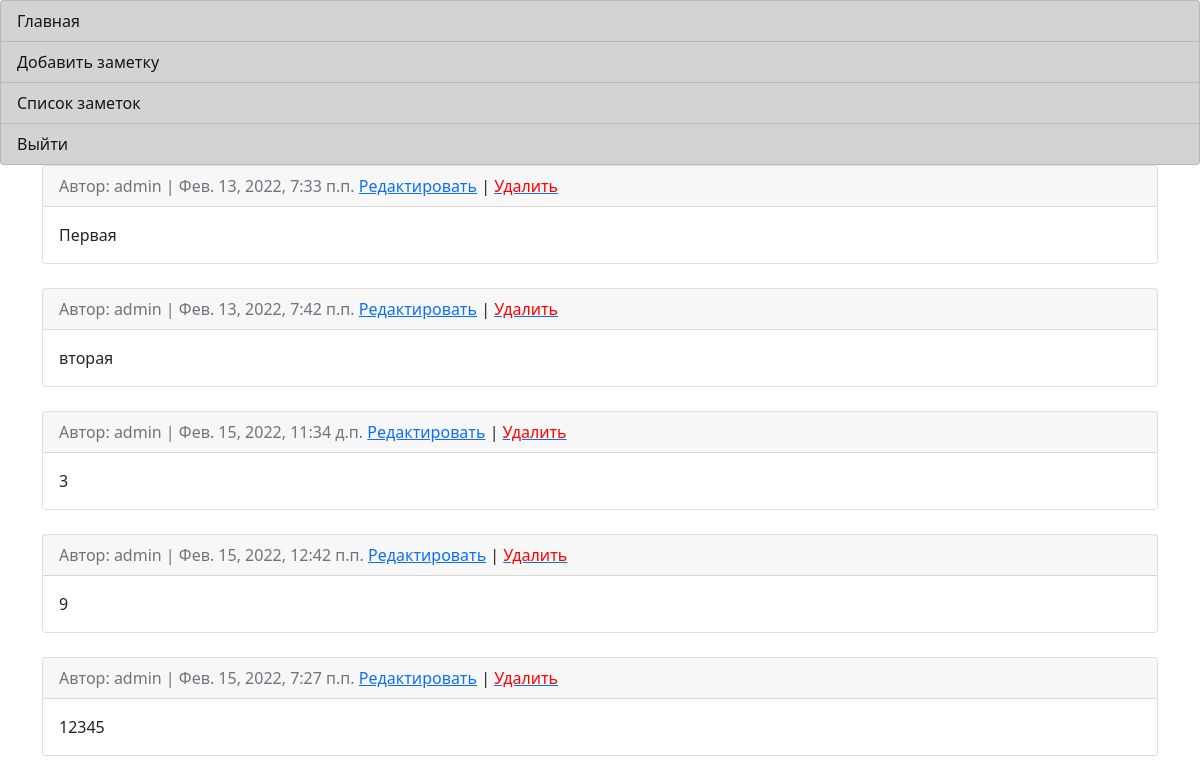
Before: /note/note/list/ (signed in) with the older database file.
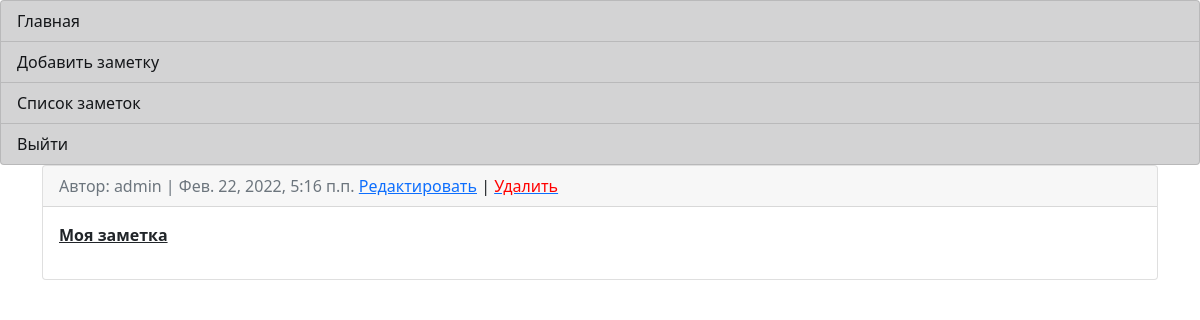
After: the same page with the newer database file.
### notes/models.py (models this page shows, shortened)
class Note(models.Model):
    text = models.TextField(verbose_name='Текст')
    author = models.ForeignKey(User,
                               on_delete=models.CASCADE,
                               verbose_name='Автор')
    date = models.DateTimeField(auto_now_add=True)
    class Meta:
        verbose_name = 'Заметку'
        verbose_name_plural = 'Заметки'

### notes/views.py (the view)
# urls.py: path('note/list/', views.NoteListView.as_view(), name='index'),
class NoteListView(ListView):
    model = Note
    template_name = 'index.html'

### templates/index.html
{% extends 'base.html' %}
{% block content %}
{% if user.is_authenticated %}
  {% for note in object_list %}
    {% if user == note.author %}
    <div class="card">
      <div class="card-header">
        <span class="text-muted">Автор: {{ note.author }} | {{ note.date }}</span>
        <a href="{% url 'note_edit' note.pk %}">Редактировать</a> | <a href="{% url 'note_delete' note.pk %}"><font color="red">Удалить</font></a>
        </div>
      <div class="card-body">
        {{ note.text|safe }}
      </div>
      </div>
      <br>
    {% endif %}
  {% endfor %}
{% endif %}
{% endblock content %}

### templates/base.html (shortened to what this page needs)
<!DOCTYPE html>
<html lang="en">
<head>
    <link href="https://cdn.jsdelivr.net/npm/bootstrap@5.0.1/dist/css/bootstrap.min.css" rel="stylesheet">
</head>
<body>
    {% if user.is_authenticated %}
    <nav>
        <div class="list-group">
  <a href="/" class="list-group-item list-group-item-dark">Главная</a>
  <a href="{% url 'note_new' %}" class="list-group-item list-group-item-dark">Добавить заметку</a>
  <a href="{% url 'index' %}" class="list-group-item list-group-item-dark">Список заметок</a>
  <a href="{% url 'logout' %}" class="list-group-item list-group-item-dark">Выйти</a>
</div>
    </nav>
    {% endif %}
    <div class="container">
        {% block content %}
        {% endblock content %}
    </div>
</body>

Changed rows visible on the page:
removed Note: author "admin", date "Фев. 13, 2022, 7:33 п.п.", text "Первая"
removed Note: author "admin", date "Фев. 13, 2022, 7:42 п.п.", text "вторая"
removed Note: author "admin", date "Фев. 15, 2022, 11:34 д.п.", text "3"
removed Note: author "admin", date "Фев. 15, 2022, 12:42 п.п.", text "9"
removed Note: author "admin", date "Фев. 15, 2022, 7:27 п.п.", text "12345"
added Note: author "admin", date "Фев. 22, 2022, 5:16 п.п.", text "Моя заметка"
